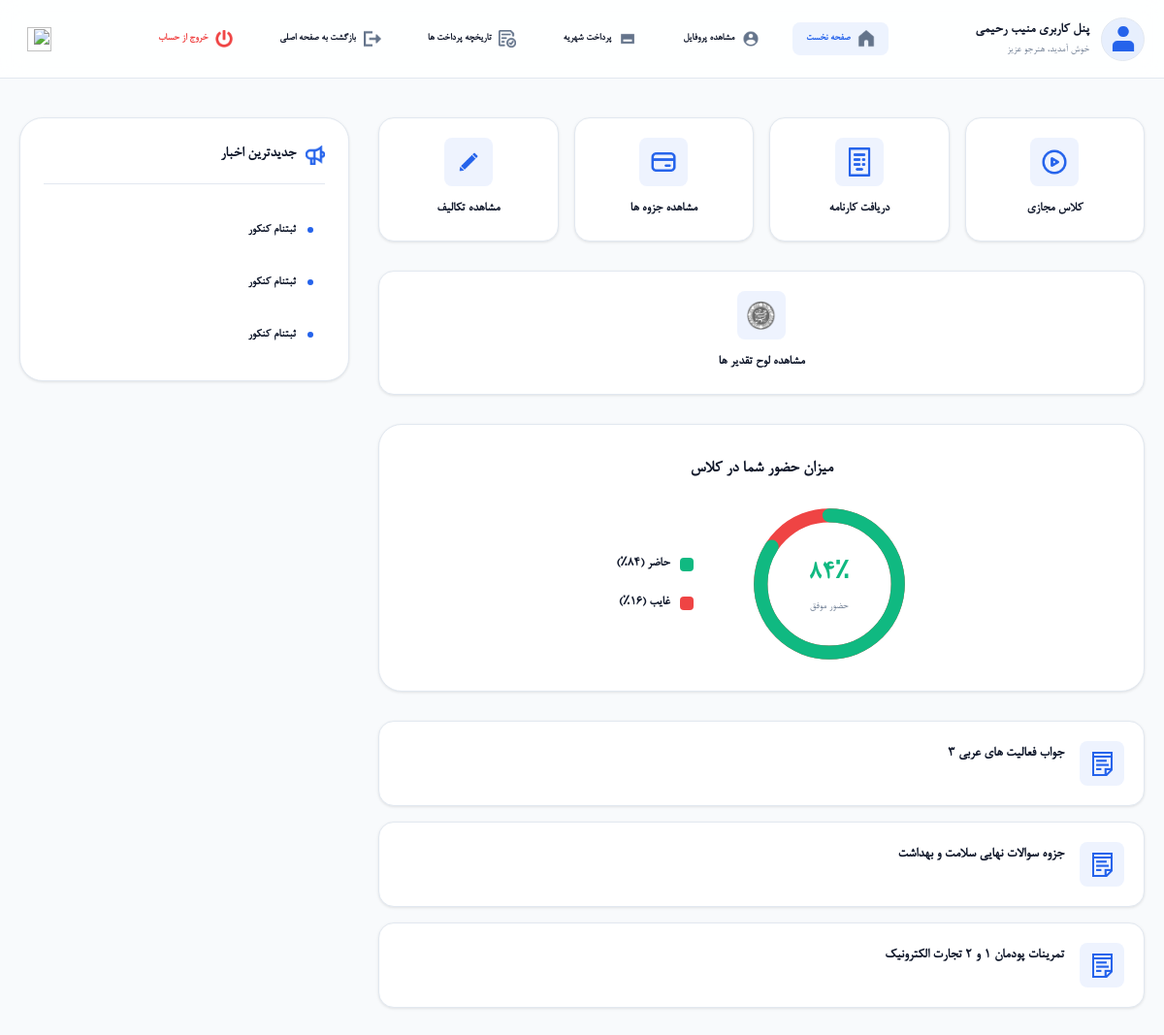
Page /panel.php (signed in) on the committed database.
### tables this page shows
CREATE TABLE `students` (
  `Stu_ID` int(11) NOT NULL,
  `Stu_fullName` varchar(50) NOT NULL,
  `Stu_nationalCode` varchar(10) NOT NULL,
  `Stu_phone` varchar(11) NOT NULL,
  `Stu_fatherName` varchar(30) NOT NULL,
  `Stu_fatherPhone` varchar(11) NOT NULL,
  `Stu_classID` int(2) NOT NULL
);

CREATE TABLE `notes` (
  `id` int(10) UNSIGNED NOT NULL,
  `title` varchar(255) NOT NULL,
  `file_path` varchar(500) NOT NULL,
  `class_id` int(10) UNSIGNED NOT NULL,
  `teacher_id` int(10) UNSIGNED NOT NULL
);

CREATE TABLE `news` (
  `id` int(11) NOT NULL,
  `title` varchar(255) NOT NULL,
  `category` varchar(100) NOT NULL,
  `content` text NOT NULL,
  `image_path` varchar(255) DEFAULT NULL,
  `created_at` varchar(50) DEFAULT NULL
);

### panel.php (the view, shortened to what this page needs)
<?php
include("connect.php");
$id = $_SESSION["ID"];
$sql = "SELECT * FROM students WHERE Stu_ID = :id LIMIT 1";
$stmt = $connect->prepare($sql);
$stmt->bindParam(":id", $id, PDO::PARAM_STR);
$stmt->execute();
$user = $stmt->fetch(PDO::FETCH_ASSOC);
$stmtAttendance = $connect->prepare("
    SELECT COUNT(*)
    FROM attendance
    WHERE A_studentID = :student_id
");
$stmtAttendance->execute([
    ':student_id' => $id
]);
$absentCount = (int) $stmtAttendance->fetchColumn();
$attendancePercent = max(0, 100 - $absentCount);
$absentPercent = 100 - $attendancePercent;
?>
<!doctype html>
<html lang="fa" dir="rtl">
<head>
    <link rel="stylesheet" href="styles/panel_style.css" />
    <link rel="stylesheet" href="https://cdn.jsdelivr.net/npm/vazirmatn@33.0.3/Vazirmatn-font-face.css" />
    <link rel="stylesheet" href="https://cdnjs.cloudflare.com/ajax/libs/font-awesome/6.4.0/css/all.min.css" />
    <link rel="stylesheet" href="styles/font.css">
</head>
<body>
    <header class="panel-header">
        <div class="panel-container header-wrapper">
            <div class="user-profile-brief">
                <div class="user-avatar-mini">
                    <img src="images/icons/user.png" width="30px" height="30px" />
                </div>
                <div class="user-info-text">
                    <span>پنل کاربری
                        <?php echo htmlspecialchars($user["Stu_fullName"] ?? '', ENT_QUOTES, 'UTF-8'); ?></span>
                    <small>خوش آمدید، هنرجو عزیز</small>
                </div>
            </div>
            <nav class="panel-nav" id="panelNav">
                <a href="#" class="active">
                    <img src="images/icons/first.png" width="18px" height="18px" />
                    صفحه نخست
                </a>
                <a href="profile.php">
                    <img src="images/icons/profile.png" width="18px" height="18px" />
                    مشاهده پروفایل
                </a>
                <a href="#">
                    <img src="images/icons/paygray.png" width="18px" height="18px" />
                    پرداخت شهریه
                </a>
                <a href="#">
                    <img src="images/icons/check.png" width="18px" height="18px" />
                    تاریخچه پرداخت ها
                </a>
                <a href="index.php">
                    <img src="images/icons/back.png" width="18px" height="18px" />
                    بازگشت به صفحه اصلی
                </a>
                <a href="logout.php" class="logout-link">
                    <img src="images/icons/leave.png" width="18px" height="18px" />
                    خروج از حساب
                </a>
            </nav>
            <div class="header-actions">
                <button class="theme-toggle" id="themeToggle" title="تغییر حالت شب و روز">
                    <img src="images/icons/theme.png" width="25px" height="25px" />
                </button>
            </div>
        </div>
    </header>
    <main class="panel-container panel-grid-layout">
        <div class="panel-main-content">
            <section class="quick-actions-grid">
                <a href="online_class/index.php">
                    <div class="action-card">
                        <div class="action-icon">
                            <img src="images/icons/play.png" width="30px" height="30px" />
                        </div>
                        <span>کلاس مجازی</span>
                    </div>
                </a>
                <a href="student/student_report_card.php">
                    <div class="action-card">
                        <div class="action-icon">
                            <img src="images/icons/score.png" width="30px" height="30px" />
                        </div>
                        <span>دریافت کارنامه</span>
                    </div>
                </a>
                <a href="student/view_note.php">
                    <div class="action-card">
                        <div class="action-icon">
                            <img src="images/icons/pay.png" width="30px" height="30px" />
                        </div>
                        <span>مشاهده جزوه ها</span>
                    </div>
                </a>
                <a href="student/view_assignment.php">
                    <div class="action-card">
                        <div class="action-icon">
                            <img src="images/icons/write.png" width="30px" height="30px" />
                        </div>
                        <span>مشاهده تکالیف</span>
                    </div>
                </a>
            </section>
            <a href="student/student_certificate.php">
                <div class="action-card">
                    <div class="action-icon">
                        <img src="images/icons/rahdanesh.png" width="30px" height="30px" />
                    </div>
                    <span>مشاهده لوح تقدیر ها</span>
                </div>
            </a>
            <section class="chart-section-wrapper">
                <div class="chart-card">
                    <h3>میزان حضور شما در کلاس</h3>
                    <div class="chart-container">
                        <div class="circular-chart-box">
                            <svg viewBox="0 0 36 36" class="circular-chart">
                                <path class="circle-bg" d="M18 2.0845
                                   a 15.9155 15.9155 0 0 1 0 31.831
                                   a 15.9155 15.9155 0 0 1 0 -31.831" />
                                <path class="circle-progress" stroke-dasharray="<?php echo $attendancePercent; ?>, 100"
                                    d="M18 2.0845
                                   a 15.9155 15.9155 0 0 1 0 31.831
                                   a 15.9155 15.9155 0 0 1 0 -31.831" />
                            </svg>
                            <div class="percentage-text">
                                <span class="number">
                                    <?php echo $attendancePercent; ?>٪
                                </span>
                                <span class="label">
                                    حضور موفق
                                </span>
                            </div>
                        </div>
                        <div class="chart-legend">
                            <div class="legend-item">
                                <span class="dot present"></span>
                                <span>
                                    حاضر (<?php echo $attendancePercent; ?>٪)
                                </span>
                            </div>
                            <div class="legend-item">
                                <span class="dot absent"></span>
                                <span>
                                    غایب (<?php echo $absentPercent; ?>٪)
                                </span>
                            </div>
                        </div>
                    </div>
                </div>
            </section>
            <section class="info-list-wrapper">
                <?php
                $sql = "
                SELECT n.title, n.file_path
                FROM notes n
                INNER JOIN students s ON s.Stu_classID = n.class_id
                WHERE s.Stu_ID = :student_id
                ORDER BY n.id DESC
                LIMIT 3
            ";
                $stmt = $connect->prepare($sql);
                $stmt->execute([
                    ':student_id' => $_SESSION["ID"]
                ]);
                $notes = $stmt->fetchAll(PDO::FETCH_ASSOC);
                foreach ($notes as $note):
                    $title = trim($note['title'] ?? 'بدون عنوان');
                    $filePath = trim($note['file_path'] ?? '');
                    if (strpos($filePath, '../') === 0) {
                        $filePath = substr($filePath, 3);
                    }
                    $hasFile = (
                        !empty($filePath) &&
                        strtolower($filePath) !== 'none'
                    );
                    ?>
                    <div class="info-strip-card">
                        <?php if ($hasFile): ?>
                            <a href="<?php echo htmlspecialchars($filePath, ENT_QUOTES, 'UTF-8'); ?>" download
                                title="دانلود جزوه">
                            <?php endif; ?>
                            <div class="info-strip-icon">
                                <img src="images/icons/note.png" width="25" height="25" alt="جزوه">
                            </div>
                            <?php if ($hasFile): ?>
                            </a>
                        <?php endif; ?>
                        <div class="info-strip-text">
                            <h4>
                                <?php echo htmlspecialchars($title, ENT_QUOTES, 'UTF-8'); ?>
                            </h4>
                        </div>
                    </div>
                <?php endforeach; ?>
            </section>
        </div>
        <aside class="panel-sidebar">
            <div class="sidebar-card">
                <div class="sidebar-header">
                    <img src="images/icons/notif.png" width="20px" height="20px" />
                    <h3>جدیدترین اخبار</h3>
                </div>
                <ul class="sidebar-news-list">
                    <?php
                    try {
                        if (isset($connect)) {
                            $index_news = $connect->query(
                                "SELECT * FROM news ORDER BY id DESC LIMIT 5"
                            );
                            while ($row = $index_news->fetch(PDO::FETCH_ASSOC)) {
                                $title = htmlspecialchars(
                                    $row['title'],
                                    ENT_QUOTES,
                                    'UTF-8'
                                );
                                ?>
                                <li>
                                    <a href="hNews.php" class="news-item-link">
                                        <span class="news-bullet"></span>
                                        <span class="news-title-text">
                                            <?php echo $title; ?>
                                        </span>
                                    </a>
                                </li>
                                <?php
                            }
                        }
                    } catch (Exception $e) {
                        echo '<p style="text-align:center;grid-column:1/-1;">
                            خطا در بارگذاری اخبار.
                          </p>';
                    }
                    ?>
                </ul>
            </div>
        </aside>
    </main>
</body>
</html>

### rows in the picture
students: Stu_fullName "منیب رحیمی"
notes: title "جواب فعالیت های عربی 3"
notes: title "جزوه سوالات نهایی سلامت و بهداشت"
notes: title "تمرینات پودمان 1 و 2 تجارت الکترونیک"
news: title "ثبتنام کنکور"
news: title "ثبتنام کنکور"
news: title "ثبتنام کنکور"

### other values in the picture
$attendancePercent "84"
$absentPercent "16"
